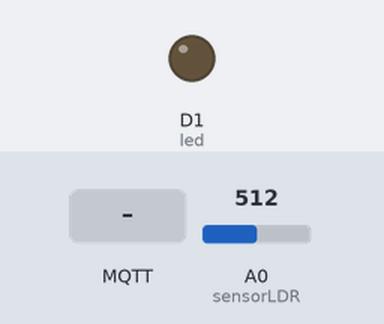
Bench run of a sketch on a simulated ESP8266 (NodeMCU). Shown: output pins drawn as LEDs (lit = HIGH). Inputs (shaded band) come from the test bench; at power-on: A0 (sensorLDR) = 512. WiFi joins after 1.5 s; servers stay silent unless stated; network time is answered at once with the bench clock; the local clock reads 2024-03-15 10:24:30 at power-on unless the sketch sets it; storage starts empty; no MQTT or app messages arrive unless stated; what the sketch prints to the serial monitor is not drawn.

Above: at 6.7 s.
6.8 s: MQTT message "1" arrives on the first subscribed topic
At 9.0 s:
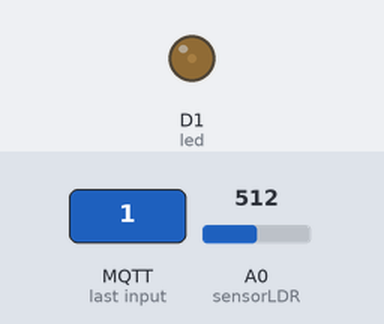
10.1 s: A0 (sensorLDR) set to 318
12.8 s: A0 (sensorLDR) set to 291
At 14.9 s:
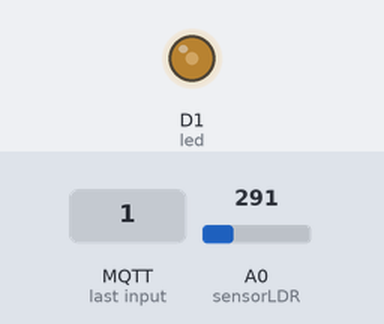
16.1 s: MQTT message "200" arrives on the first subscribed topic
At 18.4 s:
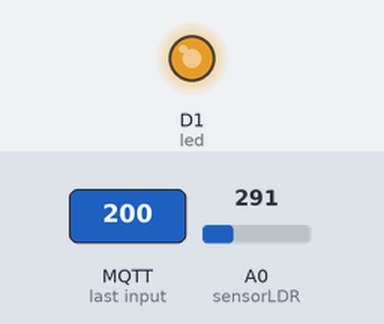
Timing chart, 0 to 19.9 s (numbered marks = the images above; inputs shaded):
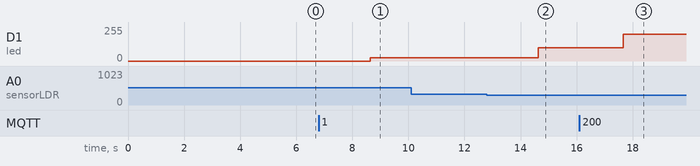

The sketch:

ProyectoDANP.ino
```cpp
/*
 * Desarrollado por Brenda Alisson Huarcaya Zapana
 * Projecto: IOT
 * Coneccion: AWS Iot Core
 * Placa: NodeMCU ESP8266
*/

#include "FS.h"
#include <ESP8266WiFi.h>
#include <PubSubClient.h>
#include <NTPClient.h>
#include <WiFiUdp.h>

//DATOS PARA LA CONECCION CON WIFI
const char * ssid = "Pochi";
const char * password = "#en@nos2022#";
WiFiUDP ntpUDP;
NTPClient timeClient(ntpUDP, "pool.ntp.org");

//VARIABLES PLACA
const int sensorLDR = A0;
const int led = D1;
int limite = 500;
bool encendido = false;
bool sensor = true;
int potenciaLed = 0;

//AWS_endpoint, MQTT broker ip
const char * AWS_endpoint = "abfc4wygs0zfl-ats.iot.us-east-1.amazonaws.com";

//RECEPCION DEL MENSAJE
void callback(char * topic, byte * payload, unsigned int length) {
  Serial.print("Message arrived [");
  Serial.print(topic);
  Serial.print("] ");
  for (int i = 0; i < length; i++) {
    Serial.print((char) payload[i]);
  }
  Serial.println();
  int valor = atoi((char*) payload);
  Serial.print("El sensor esta ");
  if(valor == 1){
    encendido = true;
    Serial.print("encendido: ");
    Serial.print(valor);
    }
  else if(valor == 0){
    encendido = false;
    Serial.print("apagado: ");
    Serial.print(valor);
      }
  else{
    potenciaLed = valor;
    sensor = false;
    Serial.print("siendo controlado con potenciador");
    }
}

//CONECCION AL WIFI
WiFiClientSecure espClient;
PubSubClient client(AWS_endpoint, 8883, callback, espClient);
long lastMsg = 0;
char msg[50];
int value = 0;

void setup_wifi() {
  delay(10);
  espClient.setBufferSizes(512, 512);
  Serial.println();
  Serial.print("Connecting to ");
  Serial.println(ssid);
  WiFi.begin(ssid, password);
  while (WiFi.status() != WL_CONNECTED) {
    delay(500);
    Serial.print(".");
  }
  Serial.println("");
  Serial.println("WiFi connected");
  Serial.println("IP address: ");
  Serial.println(WiFi.localIP());
  timeClient.begin();
  while (!timeClient.update()) {
    timeClient.forceUpdate();
  }
  espClient.setX509Time(timeClient.getEpochTime());
}

//RECONECCION SI ES NECESARIA
void reconnect() {
  while (!client.connected()) {
    Serial.print("Attempting MQTT connection...");
    if (client.connect("ESPthing")) {
      Serial.println("connected");
      client.publish("outTopic", "De Brenda: Hola mundo");
      client.subscribe("inTopic");
    } else {
      Serial.print("failed, rc=");
      Serial.print(client.state());
      Serial.println(" try again in 5 seconds");
      char buf[256];
      espClient.getLastSSLError(buf, 256);
      Serial.print("WiFiClientSecure SSL error: ");
      Serial.println(buf);
      delay(5000);
    }
  }
}


void setup(){
  Serial.begin(9600);
  Serial.setDebugOutput(true);

  //INICIALIZACION DE SENSOR Y LED
  pinMode(sensorLDR, INPUT);
  pinMode(led, OUTPUT);

  setup_wifi();
  delay(1000);
  if (!SPIFFS.begin()) {
    Serial.println("Failed to mount file system");
    return;
  }
  Serial.print("Heap: ");
  Serial.println(ESP.getFreeHeap());

  //SUBIMOS LOS CERTIFICADOS
  File cert = SPIFFS.open("/cert.der", "r");
  if (!cert) {
    Serial.println("Failed to open cert file");
  } else
    Serial.println("Success to open cert file");
  delay(1000);
  if (espClient.loadCertificate(cert))
    Serial.println("cert loaded");
  else
    Serial.println("cert not loaded");

  //SUBIMOS LLAVE PRIVADA
  File private_key = SPIFFS.open("/private.der", "r");
  if (!private_key) {
    Serial.println("Failed to open private cert file");
  } else
    Serial.println("Success to open private cert file");
  delay(1000);
  if (espClient.loadPrivateKey(private_key))
    Serial.println("private key loaded");
  else
    Serial.println("private key not loaded");

  //SUBIMOS CA
  File ca = SPIFFS.open("/ca.der", "r");
  if (!ca) {
    Serial.println("Failed to open ca ");
  } else
    Serial.println("Success to open ca");
  delay(1000);
  if (espClient.loadCACert(ca))
    Serial.println("ca loaded");
  else
    Serial.println("ca failed");

  Serial.print("Heap: ");
  Serial.println(ESP.getFreeHeap());
}

unsigned long before = 0;
unsigned long intervalo = 5000;

void loop(){
  if (!client.connected()) {
    reconnect();
  }

  //LECTURA DL SENSOR
  int rawData = analogRead(sensorLDR);
  client.loop();
  delay(1000);
  //IMPRESION DEL SENSOR EN EL MONITOR
  Serial.println(rawData);

  //EL FOCO PRENDE DEPENDIENDO DE SI SE ENVIA POR EL POTENCIADOR
  if(sensor){
    if(encendido){
    //EL FOCO PRENDE DEPENDIENDO DEL VALOR DEL SENSOR
      if(rawData > 700){
        analogWrite(led, 0);
      }
      else if(rawData >= 300 && rawData <= 700){
        analogWrite(led, 25);
        }
      else {
        analogWrite(led, 100);
        }
      }
    else {
      analogWrite(led, 0);
      }
  }else {
      analogWrite(led, potenciaLed);
   }

  //DEPENDIENDO DEL VALOR QUE SE RECIBE EN CALLBACK SE VERA SI EL CODIGO FUNCIONA O NO

  //MENSAJE
  char mensaje[50] = "";
  char valorSensor[4];
  sprintf(valorSensor, "%d", rawData);
  strcat(mensaje, valorSensor);


  //COMUNICACION PERIODICA
   if (millis() - before >= intervalo) {
      before = millis();

      //SE PUBLICA EL MENSAJE
      client.publish("outTopic", mensaje);

      //IMPRESION DEL MENSAJE
      Serial.println(mensaje);
   }

  //RECEPCION DEL MENSAJE
  char recivedMsg = client.subscribe("inTopic",1);
  Serial.println(recivedMsg);
}
```

Measured:
- the behaviour switches between 300 and 299 on A0 (sensorLDR) (found by bisection; images 1 and 2)
- after the input at 6.8 s, D1 (led): 0/255 → 25/255 after 1.8 s
- after the input at 10.1 s, every drawn part: stays the same
- after the input at 12.8 s, D1 (led): 25/255 → 100/255 after 1.8 s
- after the input at 16.1 s, D1 (led): 100/255 → 200/255 after 1.6 s
